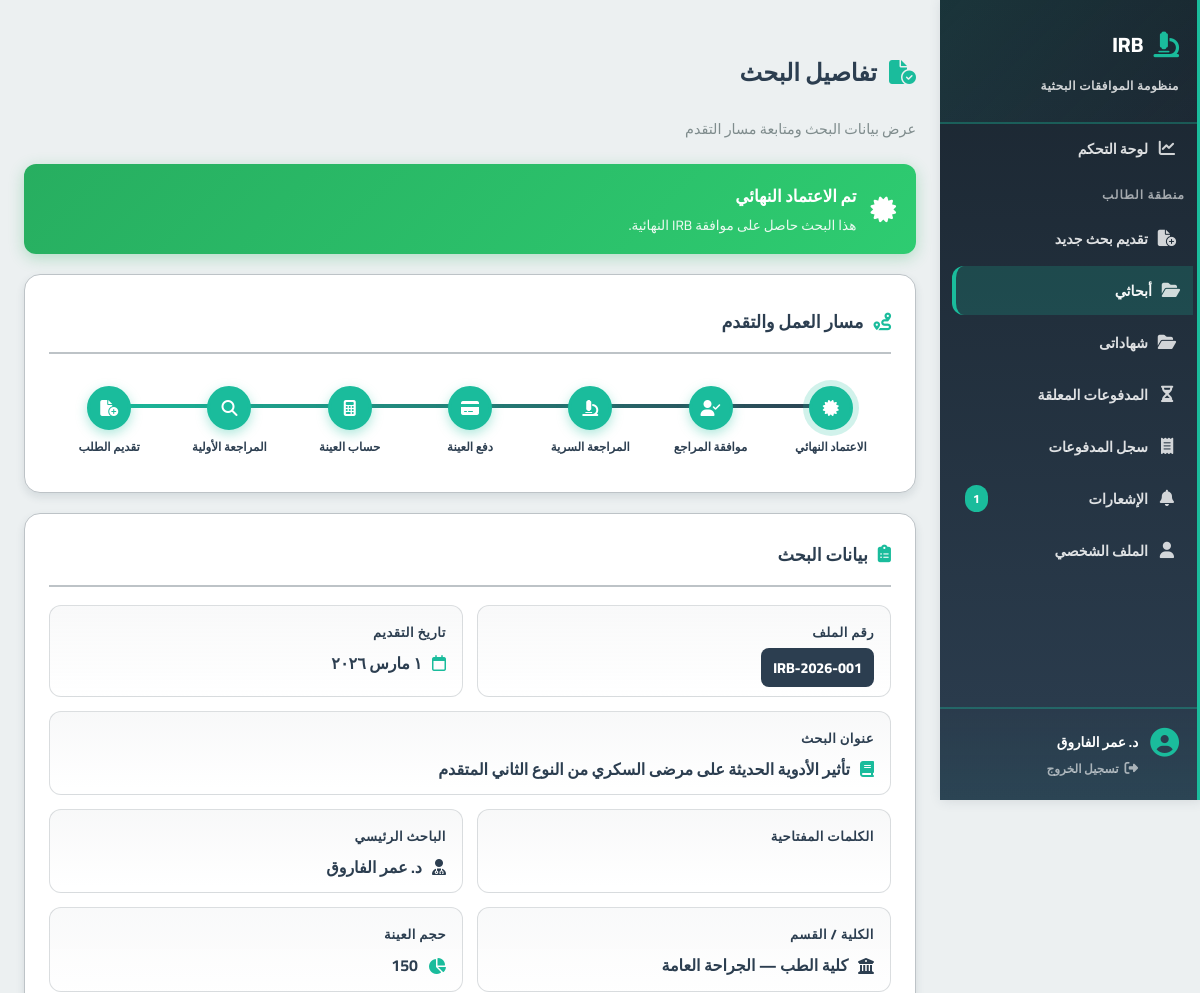
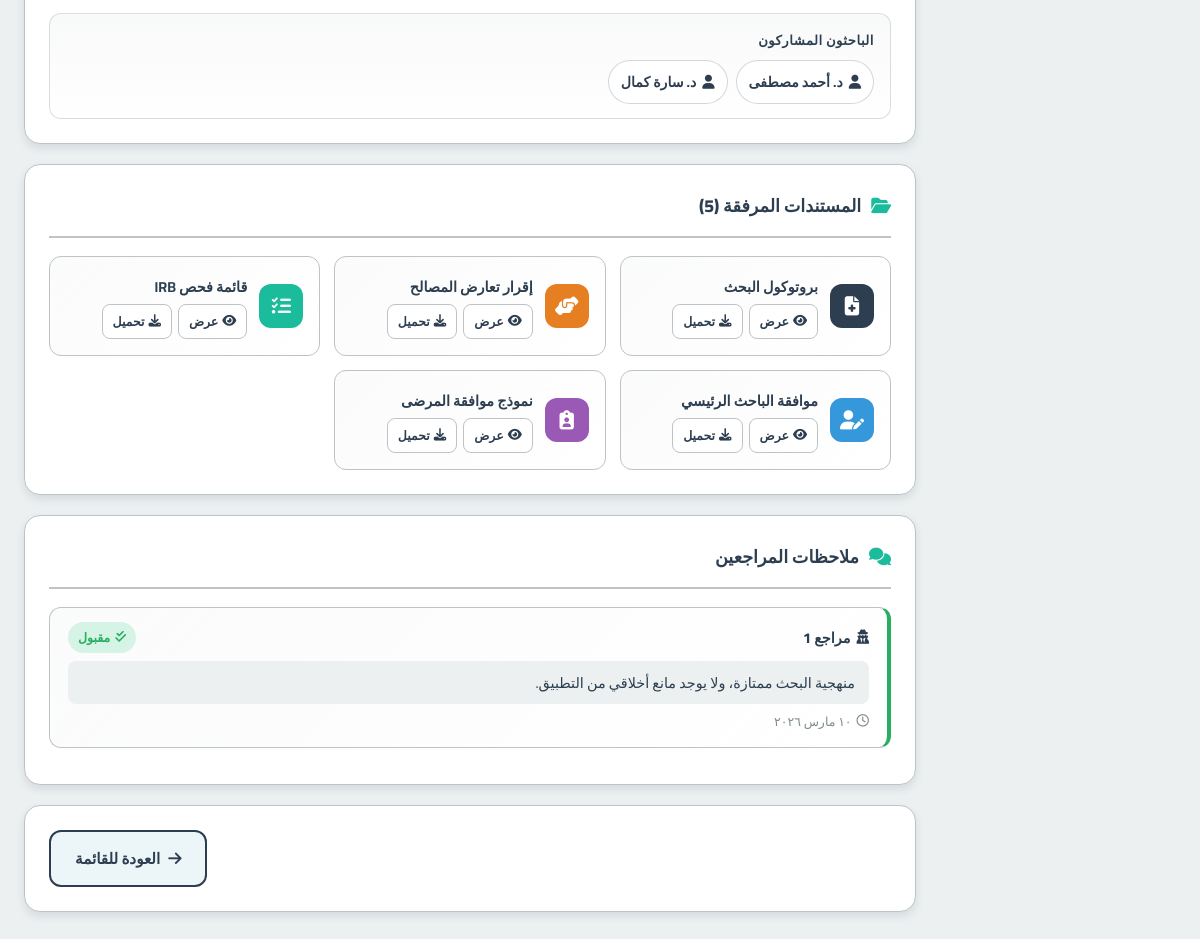
The app's page /features/student/student_research_details.php?id=1 (signed in) with its own data (2 pictures, top to bottom).
### tables this page shows
CREATE TABLE applications (
    id INT AUTO_INCREMENT PRIMARY KEY,
    student_id INT,
    serial_number VARCHAR(50) UNIQUE,
    title TEXT,
    principal_investigator VARCHAR(255),
    co_investigators JSON,
    current_stage ENUM(
        'pending_admin', 'awaiting_initial_payment', 'awaiting_sample_calc',
        'awaiting_sample_payment', 'under_review','approved_by_reviewer','approved', 'rejected'
    ) DEFAULT 'pending_admin',
    is_blinded BOOLEAN DEFAULT TRUE,
    created_at TIMESTAMP DEFAULT CURRENT_TIMESTAMP,
    updated_at TIMESTAMP DEFAULT CURRENT_TIMESTAMP ON UPDATE CURRENT_TIMESTAMP,
    FOREIGN KEY (student_id) REFERENCES users(id) ON DELETE CASCADE,
    INDEX(student_id),
    INDEX(current_stage)
);

CREATE TABLE users (
    id INT AUTO_INCREMENT PRIMARY KEY,
    role ENUM('student','admin','sample_officer','reviewer','manager','super_admin') NOT NULL,
    full_name VARCHAR(255),
    email VARCHAR(255) UNIQUE,
    password_hash VARCHAR(255),
    national_id VARCHAR(20),
    phone_number VARCHAR(20),
    faculty VARCHAR(150),
    department VARCHAR(150),
    id_front_url VARCHAR(255),
    id_back_url VARCHAR(255),
    is_active BOOLEAN DEFAULT FALSE,
    created_at TIMESTAMP DEFAULT CURRENT_TIMESTAMP
);

CREATE TABLE sample_sizes (
    id INT AUTO_INCREMENT PRIMARY KEY,
    application_id INT,
    sampler_id INT,
    calculated_size INT,
    sample_amount DECIMAL(10,2),
    notes TEXT NULL,
    created_at TIMESTAMP DEFAULT CURRENT_TIMESTAMP,
    FOREIGN KEY (application_id) REFERENCES applications(id) ON DELETE CASCADE,
    FOREIGN KEY (sampler_id) REFERENCES users(id)
);

CREATE TABLE documents (
    id INT AUTO_INCREMENT PRIMARY KEY,
    application_id INT,
    document_type ENUM(
        'research','protocol', 'conflict_of_interest', 'irb_checklist',
        'pi_consent', 'patient_consent', 'photos_biopsies_consent' ,'protocol_review_app'
    ) NOT NULL, 
    file_path VARCHAR(255),
    uploaded_at TIMESTAMP DEFAULT CURRENT_TIMESTAMP,
    FOREIGN KEY (application_id) REFERENCES applications(id) ON DELETE CASCADE
);

CREATE TABLE review_comments (
    id INT AUTO_INCREMENT PRIMARY KEY,
    review_id INT NOT NULL,
    comment TEXT NOT NULL,
    created_at TIMESTAMP DEFAULT CURRENT_TIMESTAMP,
    FOREIGN KEY (review_id) REFERENCES reviews(id) ON DELETE CASCADE
);

CREATE TABLE reviews (
    id INT AUTO_INCREMENT PRIMARY KEY,
    application_id INT,
    reviewer_id INT,
    assigned_by INT,
    assigned_at TIMESTAMP DEFAULT CURRENT_TIMESTAMP,
    assignment_status ENUM(
        'awaiting_acceptance', 
        'accepted', 
        'refused', 
        'timed_out'
    ) DEFAULT 'awaiting_acceptance',

    decision ENUM(
        'pending', 
        'approved', 
        'needs_modification', 
        'rejected'
    ) DEFAULT 'pending',

    refusal_reason TEXT NULL,
    reviewed_at TIMESTAMP NULL,
    
    FOREIGN KEY (application_id) REFERENCES applications(id) ON DELETE CASCADE,
    FOREIGN KEY (reviewer_id) REFERENCES users(id),
    FOREIGN KEY (assigned_by) REFERENCES users(id)
);

### features/student/student_research_details.php (the view, shortened to what the rows shown need)
<?php
require_once __DIR__ . '/../../classes/Applications.php';
require_once __DIR__ . '/../../includes/irb_helpers.php';
$appObj = new Applications();
$student_id = $_SESSION['user_id'];
$app_id = intval($_GET['id']);
$app = $appObj->getApplicationFullDetails($app_id, $student_id);
$documents = $appObj->getApplicationDocuments($app_id);
$feedback = $appObj->getReviewerFeedback($app_id);
$sample = $appObj->getSampleSize($app_id);
$coInvestigators = [];
if (!empty($app['co_investigators'])) {
    $decoded = json_decode($app['co_investigators'], true);
    if (is_array($decoded)) $coInvestigators = $decoded;
}
$docLabels = [
    'research' => ['ملف البحث', 'fa-file-lines', '#2c3e50'],
    'protocol' => ['بروتوكول البحث', 'fa-file-medical', '#2c3e50'],
    'conflict_of_interest' => ['إقرار تعارض المصالح', 'fa-handshake-angle', '#e67e22'],
    'irb_checklist' => ['قائمة فحص IRB', 'fa-list-check', '#1abc9c'],
    'pi_consent' => ['موافقة الباحث الرئيسي', 'fa-user-pen', '#3498db'],
    'patient_consent' => ['نموذج موافقة المرضى', 'fa-clipboard-user', '#9b59b6'],
    'photos_biopsies_consent' => ['موافقة الصور والعينات', 'fa-camera', '#e74c3c'],
    'protocol_review_app' => ['نموذج مراجعة البروتوكول', 'fa-file-shield', '#16a085'],
];
?>
<!DOCTYPE html>
<html lang="ar" dir="rtl">
<head>
    <link rel="stylesheet" href="https://cdnjs.cloudflare.com/ajax/libs/font-awesome/6.4.0/css/all.min.css">
    <link rel="stylesheet" href="/irb-digital-system/includes/style.css">
    <link rel="stylesheet" href="/irb-digital-system/assets/css/global.css">
</head>
<body>
    <?php include __DIR__ . '/../../includes/sidebar.php'; ?>
    <div class="content">
        <h2 class="page-title"><i class="fa-solid fa-file-circle-check"></i> تفاصيل البحث</h2>
        <div class="card">
            <div class="summary-grid">
                <div class="info-group"><span class="info-label">رقم الملف</span><span class="badge-serial"><?= htmlspecialchars($app['serial_number']) ?></span></div>
                <div class="info-group"><span class="info-label">تاريخ التقديم</span><div class="info-value"><i class="fa-regular fa-calendar" style="color:var(--accent-base)"></i> <?= htmlspecialchars(irb_format_arabic_date($app['created_at'])) ?></div></div>
                <div class="info-group wide-group"><span class="info-label">عنوان البحث</span><div class="info-value"><i class="fa-solid fa-book" style="color:var(--accent-base)"></i> <?= htmlspecialchars($app['title']) ?></div></div>
                <div class="info-group"><span class="info-label">الباحث الرئيسي</span><div class="info-value"><i class="fa-solid fa-user-doctor" style="color:var(--primary-base)"></i> <?= htmlspecialchars($app['principal_investigator']) ?></div></div>
                <div class="info-group"><span class="info-label">الكلية / القسم</span><div class="info-value"><i class="fa-solid fa-building-columns" style="color:var(--primary-base)"></i> <?= !empty($app['faculty']) ? htmlspecialchars($app['faculty']) : 'غير متوفر' ?> — <?= !empty($app['department']) ? htmlspecialchars($app['department']) : '' ?></div></div>
                <?php if ($sample): ?>
                <div class="info-group"><span class="info-label">حجم العينة</span><div class="info-value"><i class="fa-solid fa-chart-pie" style="color:var(--accent-base)"></i> <?= htmlspecialchars($sample['calculated_size']) ?></div></div>
                <?php endif; ?>
                <div class="info-group wide-group"><span class="info-label">الباحثون المشاركون</span>
                    <?php if (!empty($coInvestigators)): ?><ul class="details-list"><?php foreach ($coInvestigators as $ci): ?><li><i class="fa-solid fa-user"></i> <?= htmlspecialchars($ci) ?></li><?php endforeach; ?></ul>
                    <?php else: ?><div class="details-empty">لا يوجد باحثون مشاركون</div><?php endif; ?>
                </div>
            </div>
        </div>
        <div class="card">
            <?php if (empty($documents)): ?>
                <div class="no-docs"><i class="fa-solid fa-file-circle-xmark"></i><p>لا توجد مستندات مرفقة</p></div>
            <?php else: ?>
                <div class="docs-grid">
                    <?php foreach ($documents as $doc):
                        $type = $doc['document_type'];
                        $label = $docLabels[$type] ?? [$type, 'fa-file', '#7f8c8d'];
                    ?>
                        <div class="doc-card">
                            <div class="doc-icon" style="background:<?= $label[2] ?>"><i class="fa-solid <?= $label[1] ?>"></i></div>
                            <div class="doc-info">
                                <div class="doc-name"><?= htmlspecialchars($label[0]) ?></div>
                                <div class="doc-actions">
                                    <a href="/irb-digital-system/<?= htmlspecialchars($doc['file_path']) ?>" target="_blank" class="doc-btn"><i class="fa-solid fa-eye"></i> عرض</a>
                                    <a href="/irb-digital-system/<?= htmlspecialchars($doc['file_path']) ?>" download class="doc-btn"><i class="fa-solid fa-download"></i> تحميل</a>
                                </div>
                            </div>
                        </div>
                    <?php endforeach; ?>
                </div>
            <?php endif; ?>
        </div>
        <?php if (!empty($feedback)): ?>
        <div class="card">
            <?php foreach ($feedback as $fb):
                $decBadge = match($fb['decision']) {
                    'approved' => ['مقبول','fa-check-double','approved'],
                    'rejected' => ['مرفوض','fa-xmark','rejected'],
                    'needs_modification' => ['يحتاج تعديل','fa-pen','needs_modification'],
                    default => ['قيد المراجعة','fa-hourglass-half','pending'],
                };
            ?>
                <div class="feedback-item dec-<?= $fb['decision'] ?>">
                    <div class="feedback-meta">
                        <span class="feedback-reviewer"><i class="fa-solid fa-user-secret"></i> <?= htmlspecialchars($fb['reviewer_label']) ?></span>
                        <span class="feedback-badge <?= $decBadge[2] ?>"><i class="fa-solid <?= $decBadge[1] ?>"></i> <?= $decBadge[0] ?></span>
                    </div>
                    <div class="feedback-text"><?= nl2br(htmlspecialchars($fb['comment'])) ?></div>
                    <?php if (!empty($fb['comment_date'])): ?>
                        <div class="feedback-date"><i class="fa-regular fa-clock"></i> <?= htmlspecialchars(irb_format_arabic_date($fb['comment_date'])) ?></div>
                    <?php endif; ?>
                </div>
            <?php endforeach; ?>
        </div>
        <?php endif; ?>
    </div>
</body>
</html>

### records on screen
applications: serial_number "IRB-2026-001", created_at "١ مارس ٢٠٢٦", title "تأثير الأدوية الحديثة على مرضى السكري من النوع الثاني المتقدم", principal_investigator "د. عمر الفاروق", student.faculty "كلية الطب", student.department "الجراحة العامة", co_investigators "د. أحمد مصطفى", co_investigators "د. سارة كمال"
sample_sizes: calculated_size "150"
documents: document_type "بروتوكول البحث"
documents: document_type "إقرار تعارض المصالح"
documents: document_type "قائمة فحص IRB"
documents: document_type "موافقة الباحث الرئيسي"
documents: document_type "نموذج موافقة المرضى"
review_comments: reviewer_label "مراجع 1", review.decision "مقبول", comment "منهجية البحث ممتازة، ولا يوجد مانع أخلاقي من التطبيق.", created_at "١٠ مارس ٢٠٢٦"

### other values on screen
$sidebarUnread "1"
mb_substr($_SESSION['full_name'], 0, 20, 'UTF-8') "د. عمر الفاروق"
$stageNames[$i] "الاعتماد النهائي"
$stageNames[$i] "موافقة المراجع"
$stageNames[$i] "المراجعة السرية"
$stageNames[$i] "دفع العينة"
$stageNames[$i] "حساب العينة"
$stageNames[$i] "المراجعة الأولية"
$stageNames[$i] "تقديم الطلب"
count($documents) "5"
